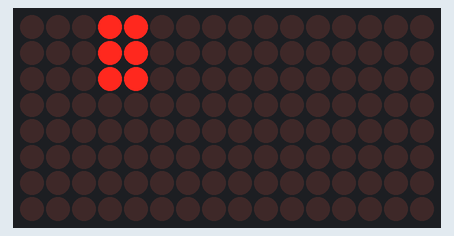
The sketch below on a simulated Arduino Uno, built with avr-gcc and run on an emulated ATmega328P. Shown: 16×8 LED matrix. Wiring (inferred from the names in the program): 2 × MAX7219 LED driver (orientation assumed): data pin 11; clock pin 13; CS pin 10.

Above: at 0.06 s.
At 0.78 s:
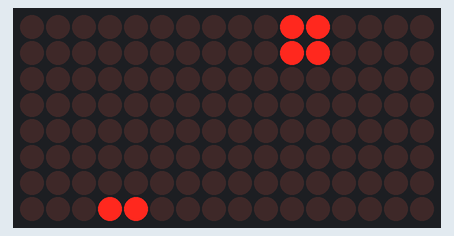
At 1.45 s:
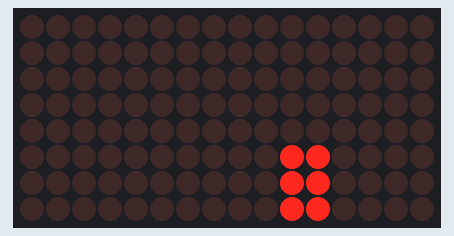
At 1.92 s:
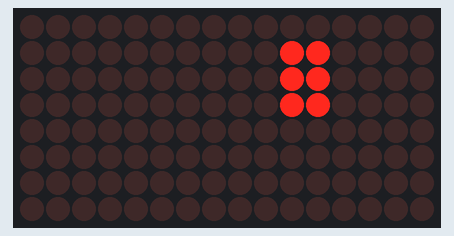
At 2.33 s:
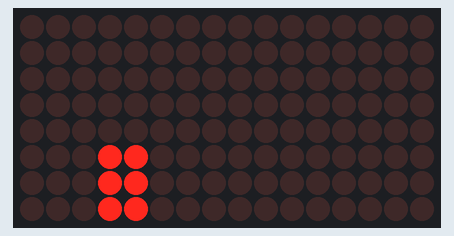
At 3.26 s:
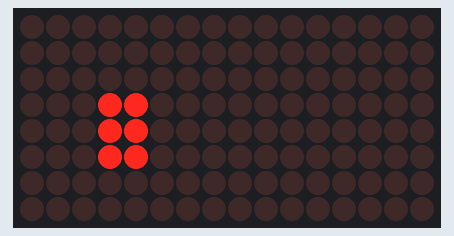

Measured:
- by itself, everything shown: repeats every 2.9 s, in 26 steps

The sketch:

sketch_nov10b.ino
```cpp
int MOSI_pin = 11;
int SlaveSelect_pin = 10;
int Clock_pin = 13;

byte max7219_reg_noop        = 0x00;
byte max7219_reg_decodeMode  = 0x09;
byte max7219_reg_intensity   = 0x0a;
byte max7219_reg_scanLimit   = 0x0b;
byte max7219_reg_shutdown    = 0x0c;
byte max7219_reg_displayTest = 0x0f;

void putByte(byte data) {
  for (int i = 7; i >= 0; i--) {
    digitalWrite(Clock_pin, LOW);
    digitalWrite(MOSI_pin, (data >> i) & 1);
    digitalWrite(Clock_pin, HIGH);
  }
}

// left  -> modulul 2 (fizic stanga)
// right -> modulul 1 (fizic dreapta)
void toMax2(byte reg, byte left, byte right) {
  digitalWrite(SlaveSelect_pin, LOW);
  putByte(reg); putByte(left);    // primii 16 biti  -> modulul 2
  putByte(reg); putByte(right);   // ultimii 16 biti -> modulul 1
  digitalWrite(SlaveSelect_pin, HIGH);
}

void setup() {
  pinMode(MOSI_pin, OUTPUT);
  pinMode(Clock_pin, OUTPUT);
  pinMode(SlaveSelect_pin, OUTPUT);

  digitalWrite(Clock_pin, HIGH);

  toMax2(max7219_reg_scanLimit,   0x07, 0x07);
  toMax2(max7219_reg_decodeMode,  0x00, 0x00);
  toMax2(max7219_reg_shutdown,    0x01, 0x01);
  toMax2(max7219_reg_displayTest, 0x00, 0x00);

  for (int i = 1; i <= 8; i++) {
    toMax2(i, 0, 0);
  }

  toMax2(max7219_reg_intensity, 0x05, 0x05);
}

void loop() {
  static int y  = 0;   // randul logic de sus al liniei (0..15)
  static int dy = 1;
  const int thickness = 3;   // cate randuri groase

  for (int row = 1; row <= 8; row++) {
    byte left = 0;
    byte right = 0;

    for (int t = 0; t < thickness; t++) {
      int ly = y + t;              // randul logic aprins
      if (ly < 0 || ly > 15) continue;

      if (ly < 8) {
        if (row == ly + 1) left = B00011000;
      } else {
        if (row == (ly - 8) + 1) right = B00110000;
      }
    }

    toMax2(row, left, right);
  }

  delay(100);

  y += dy;

  // limita de jos scade cu grosimea, altfel iese din matrice
  if (y > 15 - (thickness - 1)) { y = 15 - (thickness - 1); dy = -1; }
  else if (y < 0)               { y = 0;  dy =  1; }
}

/*
void loop() {
  static int y  = 0;   // 0..15
  static int dy = 1;   // +1 coboara, -1 urca
  const int col = 3;   // coloana fixa in interiorul matricei (0..7)

  for (int row = 1; row <= 8; row++) {
    byte left = 0;
    byte right = 0;
if (y < 8) {
  if (row == y + 1) left = B00111100;          // linie pe primul ecran
} else {
  if (row == (y - 8) + 1) right = 0x3c;   // linie pe al doilea ecran
}

    toMax2(row, left, right);
  }

  delay(100);

  y += dy;

  if (y > 15)      { y = 15; dy = -1; }
  else if (y < 0)  { y = 0;  dy =  1; }
}
*/
/*
void loop() {
  static int x = 0;
  static int y = 0;
  static int dir = 1;

  for (int row = 1; row <= 8; row++) {
    byte left = 0;
    byte right = 0;

    // dreptunghiul
    //if (row == 1 || row == 8) {
   //   left = 0xFF;
   //   right = 0xFF;
   // } else {
   //   left = 0x80;
   //   right = 0x01;
   // }

    // punctul care se misca pe randul 4
    if (row == 4| row == 5) {
      if (x < 16) left  |= (0x80 >> y);
      else       right |= (0x80 >> (x - 8));
    }

    toMax2(row, left, right);
  }

  delay(50);

  x += dir;
  if (x >= 15) { x = 15; dir = -1; }
  if (x <= 0)  { x = 0;  dir =  1; }
}*/
```
